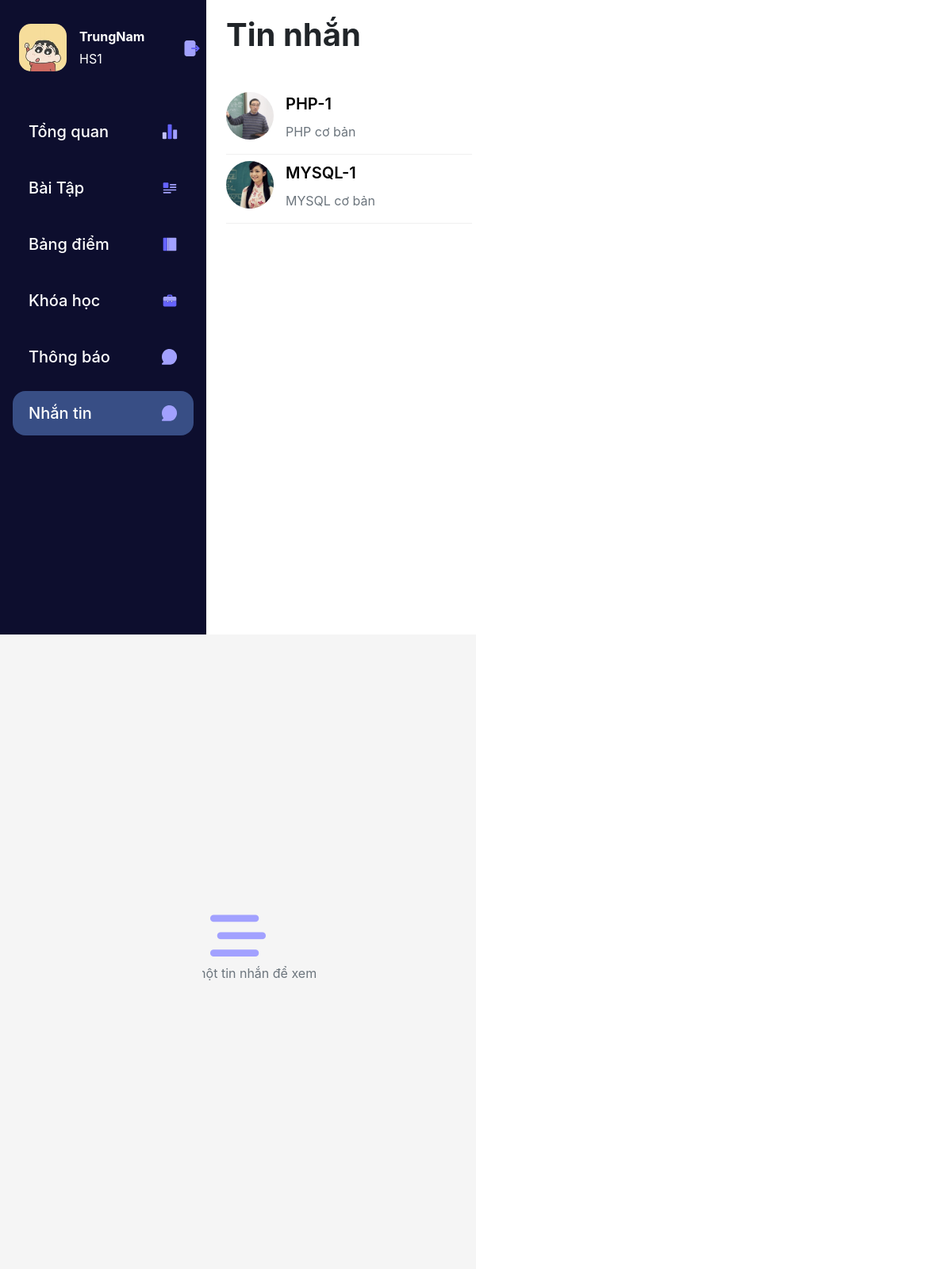
/sinhvien/index.php?act=chat (signed in), run on the app's committed database.
### tables this page shows
CREATE TABLE `lop` (
  `id` int(11) NOT NULL,
  `tenlop` varchar(150) NOT NULL,
  `idkhoa` int(11) NOT NULL
);

CREATE TABLE `taikhoan` (
  `id` int(11) NOT NULL,
  `hoten` varchar(255) NOT NULL COMMENT 'họ tên học sinh , giáo viên',
  `hinh` text NOT NULL,
  `ngaysinh` date NOT NULL,
  `email` text NOT NULL,
  `chucvu` tinyint(1) NOT NULL COMMENT '+ 0 : sinh viên \r\n+ 1 : giáo viên\r\n+ 2 :super us',
  `tendn` varchar(100) NOT NULL,
  `pass` text NOT NULL COMMENT 'pass sẽ được mã hóa ',
  `diachi` text NOT NULL,
  `sex` tinyint(1) NOT NULL COMMENT '+ 0 : nữ\r\n+1 : nam'
);

CREATE TABLE `khoahoc` (
  `id` int(11) NOT NULL,
  `tenkhoa` varchar(255) NOT NULL,
  `hinh` text NOT NULL,
  `mota` text NOT NULL,
  `chude` int(11) NOT NULL
);

### sinhvien/index.php (called while the page is built)
<?php
    require_once "../sinhvien/controllers/index.php";
?>

### system/conn.php (called while the page is built, shortened)
<?php
function ketnoidb()
{
    $servername = "localhost";
    $username = "root";
    $password = "";
    try {
        $conn = new PDO("mysql:host=$servername;dbname=duan1", $username, $password);
        $conn->setAttribute(PDO::ATTR_ERRMODE, PDO::ERRMODE_EXCEPTION);
        return $conn;
    } catch (PDOException $e) {
    }
}
function laydulieu($sql)   {
    $conn = ketnoidb();
    $result = $conn->query($sql);
    $row = $result->fetchAll(PDO::FETCH_ASSOC);
    return $row;
    }
function laymot($sql) {
        $conn = ketnoidb();
        $result = $conn->query($sql);
        $row = $result->fetch(PDO::FETCH_ASSOC);
        return $row;
    }
?>

### sinhvien/models/index.php (called while the page is built, shortened)
<?php
function getlopsvdanghoc(){
    return laydulieu("SELECT lop.* , kh.tenkhoa FROM lop inner join khoahoc kh on kh.id = lop.idkhoa WHERE lop.id in (SELECT idlop FROM sv_lop WHERE idsv = $_SESSION[iddn])");
}
function gethinhlopchat($idlop){
    return laymot("SELECT hinh FROM taikhoan WHERE id = (SELECT idgv FROM gvlop WHERE idlop like '%$idlop%')")['hinh'];
}
?>

### system/share.php (called while the page is built, shortened)
<?php
function showfile($text){
    return $GLOBALS['duongdan'].$text;
}
?>

### sinhvien/views/nhantin.php (the view, shortened to what this page needs)
<div class="header-box">
    <div class="tieude h1">Tin nhắn</div>
</div>
<div class="thongbao tinnhan mt-5">
    <?php $arrchat = []; foreach($alllop as $lop){
        $img = gethinhlopchat($lop['id']);
    ?>
        <div class="item mb-2 float-left">
        <div class="float-left p-0 hinhchat">
            <img class="rounded-circle" src="<?= showfile($img) ?>" alt="">
        </div>
        <div class="col-10 float-left pr-0">
            <a class="tieude-tb room" phong=<?= $lop['id'] ?>><?= $lop['tenlop'] ?></a>
            <div class="text-secondary info mt-2 pb-3">
                <span class=" mr-5"><?= $lop['tenkhoa'] ?></span>
            </div>
        </div>
    </div>
    <?php }?>
</div>
</div>
</div>
<div class="boxthongbao-right boxtinnhan_right p-0">
    <div class="doan_chat khungchat pt-1" id="chuachat">
    <div class="boxthongbao-chitiet">
   <i class="fas fa-stream"></i>
   <p class="text-secondary">Chọn một tin nhắn để xem</p>
</div>
    </div>
</div>
</div>

### sinhvien/views/css/style.css (style rules this page uses)
* { margin: 0; padding: 0; }
body { height: 100vh; }
.tieude { font-weight: bold !important; margin-bottom: 25px !important; }
.thongbao .info { display: flex; }
.thongbao .item { padding-bottom: 15px; border-bottom: 1px solid #efefef; }
.thongbao a { color: #000; }
.thongbao img { width: 100%; }
.tinnhan .info { justify-content: space-between; }
.boxtinnhan_right { position: relative; padding-top: 10px; }
.khungchat { height: calc(100vh - 170px); overflow-y: scroll; }
.khungchat { padding: 0 20px; }
.boxthongbao-right { width: 50%; float: left; background: #f5f5f5; height: 100%; position: relative; }
.boxthongbao-chitiet i { color: #A2A1FF; }
.boxthongbao-chitiet, .boxthongbao-chitiet2 { text-align: center; transform: translate(-50%, -50%); top: 50%; left: 50%; position: absolute; }
.boxthongbao-chitiet i { font-size: 70px; }
.tieude-tb { font-size: 20px; font-weight: 600; font-family: -apple-system, BlinkMacSystemFont, 'Segoe UI', Roboto, Oxygen, Ubuntu, Cantarell, 'Open Sans', 'Helvetica Neue', sans-serif; }

### system/css/stylelayout.css (style rules this page uses)
* { margin: 0; padding: 0; }
body { height: 100vh; }
.tieude { font-weight: bold !important; margin-bottom: 25px !important; }
.thongbao .info { display: flex; }
.thongbao .item { padding-bottom: 15px; border-bottom: 1px solid #efefef; }
.thongbao a { color: #000; }
.hinhchat { width: 60px; height: 60px; }
.thongbao img { width: 60px; height: 60px; object-fit: cover; }
.tinnhan .info { justify-content: space-between; }
.tinnhan .item { width: 100%; display: flex; padding-bottom: 0 !important; }
.tinnhan .item a { cursor: pointer; }
.boxtinnhan_right { position: relative; padding-top: 10px; }
.khungchat { height: calc(100vh - 170px) !important; overflow-y: scroll; }
.khungchat { padding: 10px 20px; }
.boxthongbao-right { width: 50%; float: left; background: #f5f5f5; height: 100%; position: relative; }
.boxthongbao-chitiet i { color: #A2A1FF; }
.boxthongbao-chitiet, .boxthongbao-chitiet2 { text-align: center; transform: translate(-50%, -50%); top: 50%; left: 50%; position: absolute; }
.boxthongbao-chitiet i { font-size: 70px; }
.tieude-tb { font-size: 20px; font-weight: 600; font-family: -apple-system, BlinkMacSystemFont, 'Segoe UI', Roboto, Oxygen, Ubuntu, Cantarell, 'Open Sans', 'Helvetica Neue', sans-serif; }

### data on the page
lop: id.hinh (picture), tenlop "PHP-1", idkhoa.tenkhoa "PHP cơ bản"
lop: id.hinh (picture), tenlop "MYSQL-1", idkhoa.tenkhoa "MYSQL cơ bản"

### other printed values
$_SESSION['tdn'] "TrungNam"
$_SESSION['iddn'] "1"
